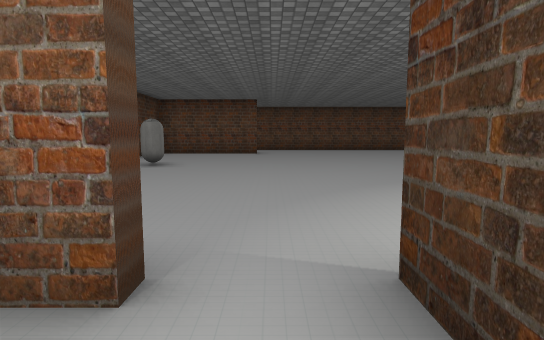
[1] (above)

15 first-person views from a walk through a scene from a Unity 3-D project. The camera is 1.3 m above the floor, tilts 6° down and sees 80° across. The floor is counted in squares, 2 m on a side. Each view is taken from the middle of a square. On the plan, view 1 faces up. The plan holds only what a view shows up to about 10 squares ahead; the rest is blank. The place goes on beyond the plan. The player is left out. Door leaves are left out, so doorways stand open. Some surface patterns are stand-ins.

[2]
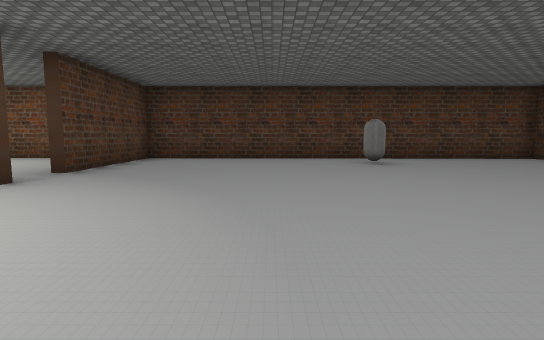

[3]
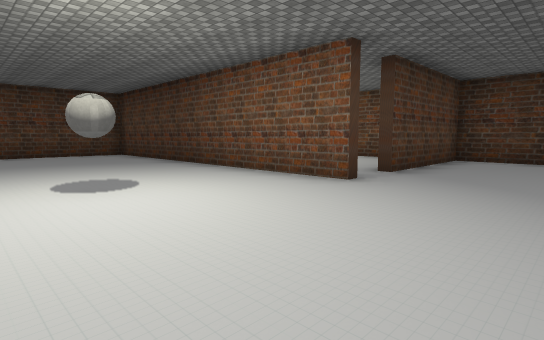

[4]
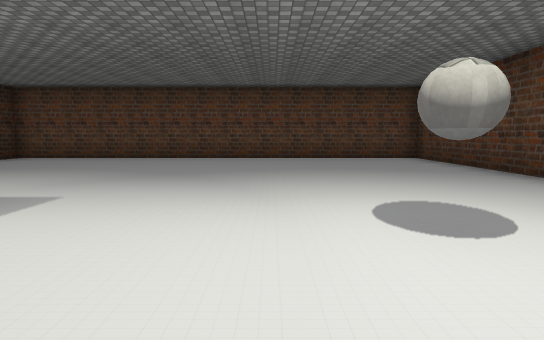

[5]
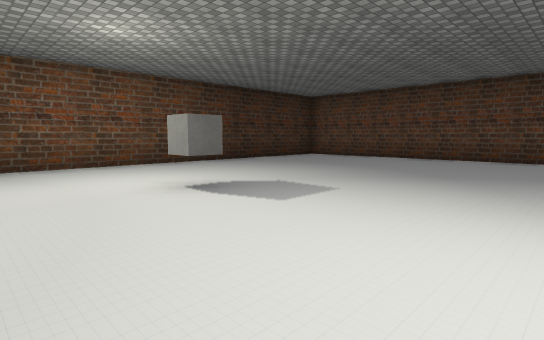

[6]
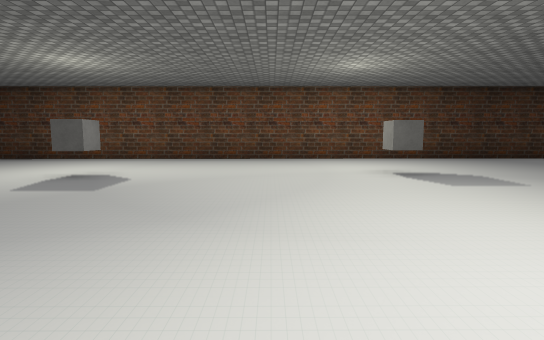

[7]
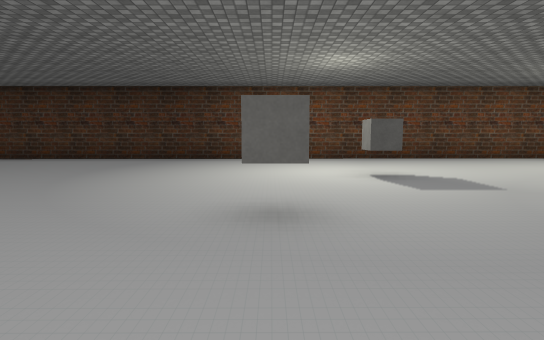

[8]
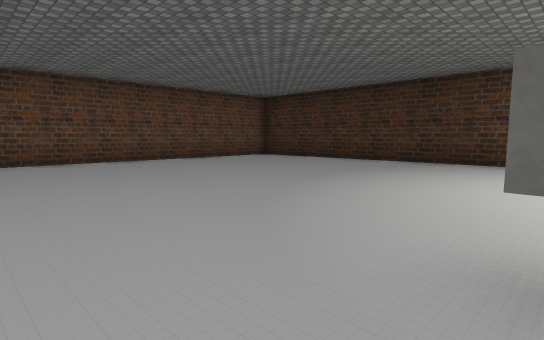

[9]
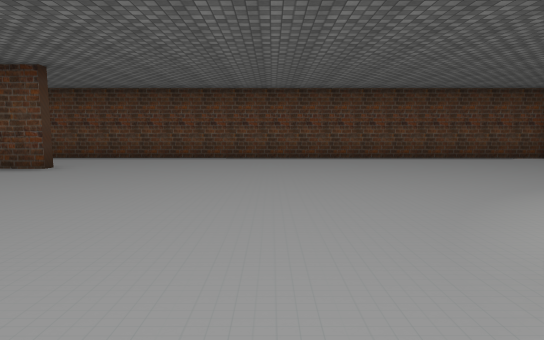

[10]
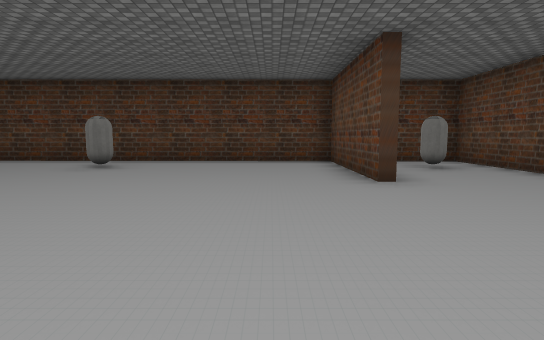

[11]
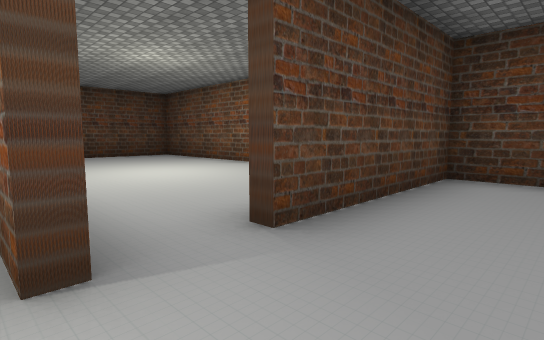

[12]
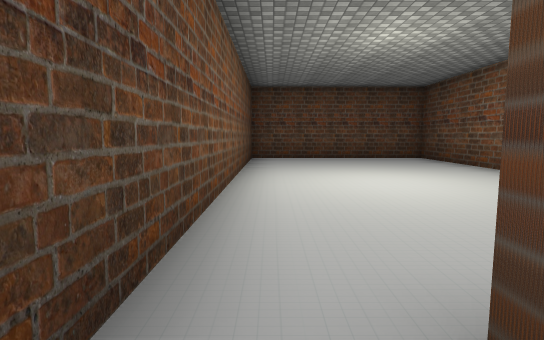

[13]
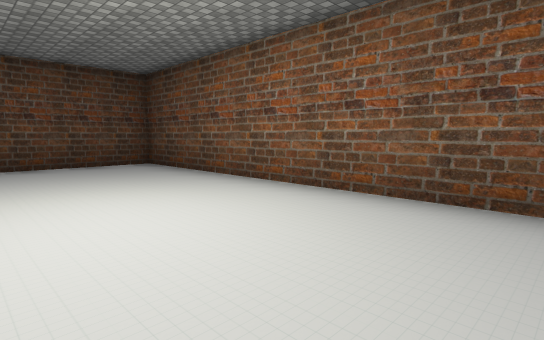

[14]
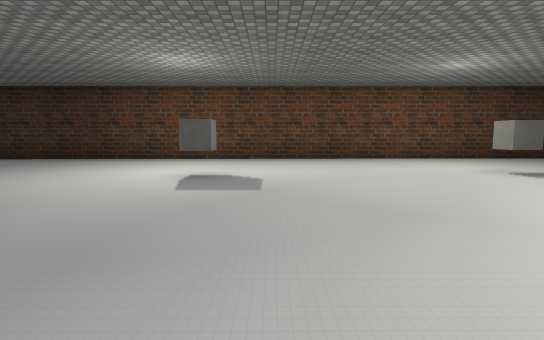

[15]
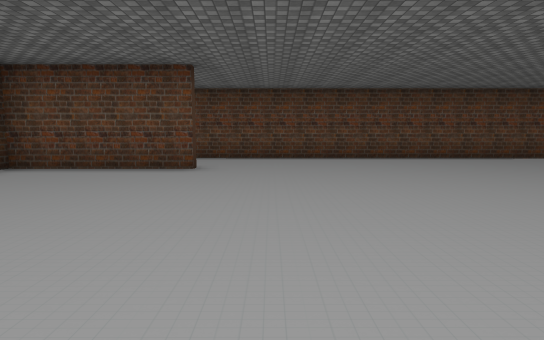

### Floor plan
Ten units are one square. View 1 is at (0, 0); x grows to the right and y downward. Boxes are objects, and circles mark ways between rooms. Rooms are numbered by the first view taken in them; rooms with no view inside come last. Other rooms are left out.
<svg viewBox="-48 -162 176 240">
<path fill="none" stroke="#000" d="M-43 2 -43 73 6 73 6 -15M-5 -12 -11 -12M8 -15 8 73 123 73 123 -149M-5 -125 -43 -125 -43 -14 -5 -14M122 -157 -43 -157 -43 -141"/>
<rect x="-35" y="-75" width="10" height="10" fill="#bbb"><title>capsule</title></rect>
<rect x="-35" y="-145" width="10" height="10" fill="#bbb"><title>capsule</title></rect>
<rect x="35" y="-5" width="10" height="10" fill="#bbb"><title>ball</title></rect>
<rect x="55" y="-75" width="10" height="10" fill="#bbb"><title>cube</title></rect>
<rect x="75" y="-55" width="10" height="10" fill="#bbb"><title>cube</title></rect>
<rect x="85" y="-5" width="10" height="10" fill="#bbb"><title>cube</title></rect>
<circle cx="0" cy="-10" r="3" fill="#2a7"/>
<text x="-20" y="30">1</text>
<text x="50" y="-50">2</text>
</svg>
Room 1 opens to room 2.

Where each view was taken, in squares from view 1:
view 1: 0 up, 0 right, facing up
view 2: 5 up, 5 right, facing left
view 3: 4 up, 5 right, facing down-left
view 4: 2 up, 5 right, facing down
view 5: 2 up, 5 right, facing down-right
view 6: 2 up, 3 right, facing right
view 7: 7 up, 3 right, facing right
view 8: 7 up, 4 right, facing up-right
view 9: 6 up, 4 right, facing up
view 10: 11 up, 4 right, facing left
view 11: 3 up, 1 right, facing down-left
view 12: 2 up, 0 right, facing down
view 13: 0 up, 1 left, facing down-left
view 14: 4 up, 3 right, facing right
view 15: 6 up, 1 right, facing up
